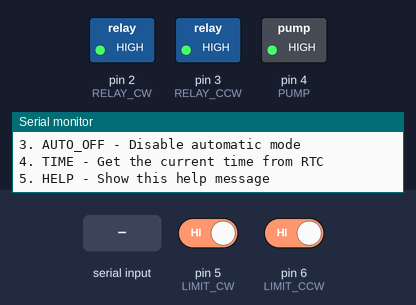
The sketch below on a simulated Arduino Uno, built with avr-gcc and run on an emulated ATmega328P. On the bench: switched loads named in the sketch (green lamp = pin HIGH), the last lines printed to the serial monitor. The test bench sets the inputs (shaded band); at power-on: pin 5 (LIMIT_CW) HIGH, pin 6 (LIMIT_CCW) HIGH. The local clock reads 2024-03-15 10:24:30 at power-on unless the sketch sets it.

Above: at 1.6 s.
1.7 s: "CLEAN\n" received over the second serial link
At 2.1 s:
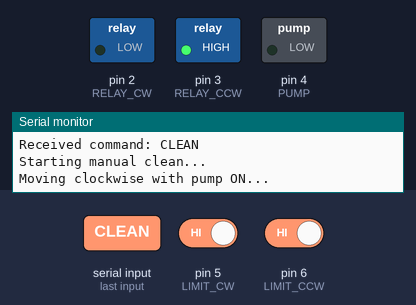
3.2 s: pin 5 (LIMIT_CW) driven LOW
At 4.6 s:
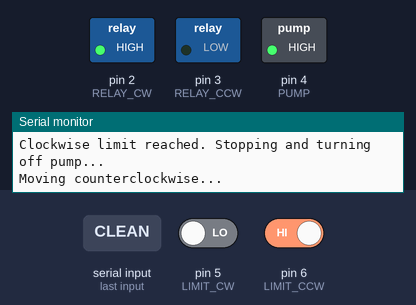
Timing chart, 0 to 6.2 s (numbered marks = the images above; inputs shaded):
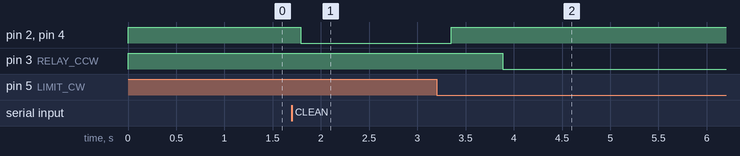

Measured:
- after the input at 1.7 s, pin 2 (RELAY_CW), pin 4 (PUMP): HIGH → LOW after 0.09 s
- after the input at 3.2 s, pin 2 (RELAY_CW), pin 4 (PUMP): LOW → HIGH after 0.15 s; pin 3 (RELAY_CCW): HIGH → LOW after 0.68 s

The sketch:

arduinoSketch.ino
```cpp
#include <SoftwareSerial.h>
#include <Wire.h>
#include <RTClib.h>

// Define pins
#define RELAY_CW  2    // Relay for clockwise motion
#define RELAY_CCW 3    // Relay for counterclockwise motion
#define PUMP 4         // Pump relay
#define LIMIT_CW 5     // Limit switch for CW end
#define LIMIT_CCW 6    // Limit switch for CCW end
#define BLUETOOTH_RX 7 // Bluetooth RX
#define BLUETOOTH_TX 8 // Bluetooth TX

SoftwareSerial bluetooth(BLUETOOTH_RX, BLUETOOTH_TX);
RTC_DS3231 rtc;
bool automaticMode = true; // Auto mode enabled by default
bool running = false;

void setup() {
    pinMode(RELAY_CW, OUTPUT);
    pinMode(RELAY_CCW, OUTPUT);
    pinMode(PUMP, OUTPUT);
    pinMode(LIMIT_CW, INPUT_PULLUP);
    pinMode(LIMIT_CCW, INPUT_PULLUP);

    // Set relays and pump to HIGH by default
    digitalWrite(RELAY_CW, HIGH);
    digitalWrite(RELAY_CCW, HIGH);
    digitalWrite(PUMP, HIGH); // Keep pump on by default

    bluetooth.begin(9600);
    Serial.begin(9600);
    Serial.println("Initializing system...");
    bluetooth.println("Initializing system...");

    if (!rtc.begin()) {
        Serial.println("Couldn't find RTC");
        bluetooth.println("Couldn't find RTC");
    }

    // Print status of automatic mode on startup
    printAutoModeStatus();

    // Print available commands
    printHelp();
}

void loop() {
    if (bluetooth.available()) {
        String command = bluetooth.readStringUntil('\n');
        command.trim();
        Serial.print("Received command: ");
        Serial.println(command);
        bluetooth.print("Received command: ");
        bluetooth.println(command);

        if (command == "CLEAN") {
            Serial.println("Starting manual clean...");
            bluetooth.println("Starting manual clean...");
            manualClean();
        } else if (command == "AUTO_ON") {
            Serial.println("Automatic mode enabled.");
            bluetooth.println("Automatic mode enabled.");
            automaticMode = true;
            printAutoModeStatus(); // Print status after change
        } else if (command == "AUTO_OFF") {
            Serial.println("Automatic mode disabled.");
            bluetooth.println("Automatic mode disabled.");
            automaticMode = false;
            printAutoModeStatus(); // Print status after change
        } else if (command == "TIME") {
            DateTime now = rtc.now();
            String timeString = "Current Time: " + String(now.hour()) + ":" + String(now.minute()) + ":" + String(now.second());
            Serial.println(timeString);
            bluetooth.println(timeString);
        } else if (command == "HELP") {
            printHelp();
        }
    }

    if (automaticMode) {
        DateTime now = rtc.now();
        if ((now.hour() == 6 || now.hour() == 18) && now.minute() == 0 && !running) {
            Serial.println("Starting automatic clean...");
            bluetooth.println("Starting automatic clean...");
            running = true;
            manualClean();
        } else if ((now.hour() == 6 || now.hour() == 18) && now.minute() > 1) {
            running = false;
        }
    }
}

void manualClean() {
    Serial.println("Moving clockwise with pump ON...");
    bluetooth.println("Moving clockwise with pump ON...");
    digitalWrite(RELAY_CW, LOW);
    digitalWrite(PUMP, LOW);
    while (digitalRead(LIMIT_CW)) {
        delay(100);
    }
    Serial.println("Clockwise limit reached. Stopping and turning off pump...");
    bluetooth.println("Clockwise limit reached. Stopping and turning off pump...");
    digitalWrite(RELAY_CW, HIGH);
    digitalWrite(PUMP, HIGH);
    delay(500);

    Serial.println("Moving counterclockwise...");
    bluetooth.println("Moving counterclockwise...");
    digitalWrite(RELAY_CCW, LOW);
    while (digitalRead(LIMIT_CCW)) {
        delay(100);
    }
    Serial.println("Counterclockwise limit reached. Stopping...");
    bluetooth.println("Counterclockwise limit reached. Stopping...");
    digitalWrite(RELAY_CCW, HIGH);
}

void printAutoModeStatus() {
    String status = automaticMode ? "enabled" : "disabled";
    Serial.println("Automatic mode is " + status);
    bluetooth.println("Automatic mode is " + status);
}

void printHelp() {
    String helpMessage = "Available Commands:\n";
    helpMessage += "1. CLEAN - Start manual clean process\n";
    helpMessage += "2. AUTO_ON - Enable automatic mode\n";
    helpMessage += "3. AUTO_OFF - Disable automatic mode\n";
    helpMessage += "4. TIME - Get the current time from RTC\n";
    helpMessage += "5. HELP - Show this help message\n";

    Serial.println(helpMessage);
    bluetooth.println(helpMessage);
}
```
